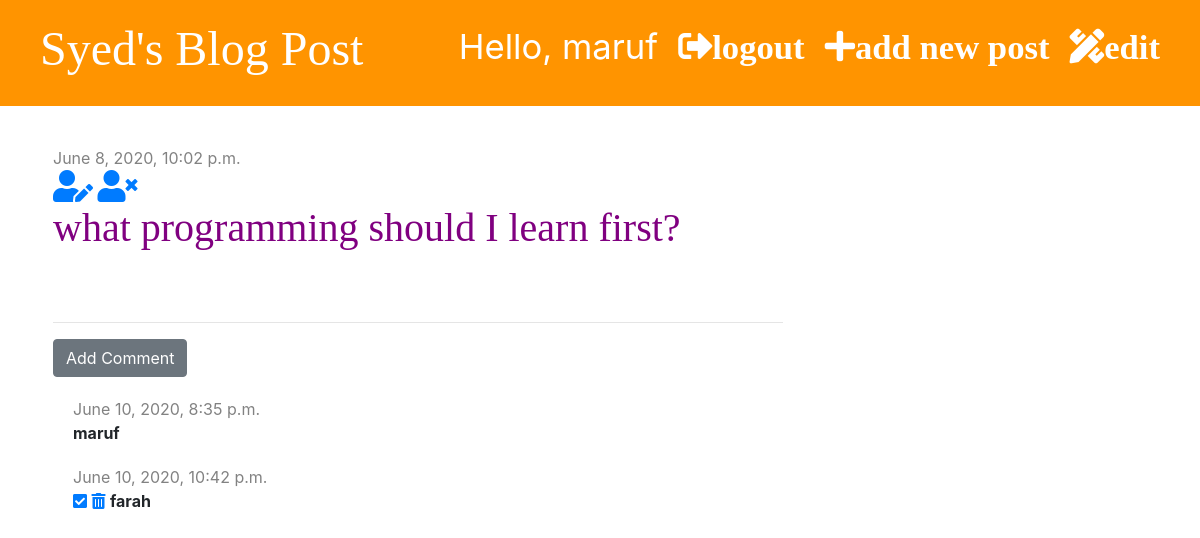
Screenshot of /post/12/ (signed in) with the database file from the repository.
### blog/models.py (models this page shows, shortened)
class Post(models.Model):
    auther=models.ForeignKey('auth.User',on_delete=models.CASCADE)
    title=models.CharField(max_length=200)
    text=models.TextField()
    created_date=models.DateTimeField(default=timezone.now)
    published_date=models.DateTimeField( blank=True, null=True)

class Comment(models.Model):
    post=models.ForeignKey('blog.Post',on_delete=models.CASCADE,related_name='comments')
    auther=models.CharField(max_length=200)
    text=models.TextField()
    created_date=models.DateTimeField(default=timezone.now)
    approved=models.BooleanField(default=False)

### blog/views.py (the view)
# urls.py: path('post/<int:pk>/',views.post_detail, name='post_detail'),
def post_detail(request,pk):
    post= get_object_or_404(Post,pk=pk)
    stuff_for_frontend={'post':post}
    return render(request,'blog/post_detail.html',stuff_for_frontend)

### blog/templatetags/markdownify.py (called while the page is built)
@register.filter
def markdown(value):
    renderer = HighlightRenderer()
    markdown = mistune.Markdown(renderer=renderer)
    return markdown(value)

### blog/templates/blog/post_detail.html (shortened to what this page needs)
{% extends 'blog/base.html'%}
{% load markdownify %}
{% block content %}
    <div class='post'>
        {% if post.published_date %}
        <div class='date'>
            {{post.published_date}}
        </div>
        {% else %}
        <a href="{% url 'post_publish' pk=post.pk %}" class='btn btn-primary'> Publish </a>
        {% endif %}
        {% if user.is_authenticated %}
        <a href="{% url 'post_edit' pk=post.pk %}"><i class="fas fa-user-edit fa-2x"></i></a>
        {% endif %}
        <a href="{% url 'post_delete' pk=post.pk %}"
        onclick="return confirm('Are you sure, you want delete the post?')"><i class="fas fa-user-times fa-2x"></i></a>
        <h1>{{post.title}}</h1>
    </div>
    <hr>
    <a href="{% url 'add_comment_to_post' pk=post.pk %}"class="btn btn-secondary">Add Comment</a>
    {% for comment in post.comments.all %}
        {% if user.is_authenticated or comment.approved %}
            <div class='comment'>
                <div class="date">
                    {{comment.created_date}}
                </div>
                {% if not comment.approved  and user.is_superuser %}
                    <a href="{% url 'comment_approve' pk=comment.pk %}"><i class="fas fa-check-square"></i></a>
                    <a href="{% url 'comment_remove' pk=comment.pk %}"><i class="fas fa-trash-alt"></i></a>
                {% endif %}
                <strong>{{comment.auther}}</strong>
            </div>
        {% endif %}
    {% empty %}
        <p>No Comments Yet...</p>
    {% endfor %}
{% endblock %}

### blog/templates/blog/base.html (shortened to what this page needs)
{% load static %}
{% load markdownify %}
<!DOCTYPE html>
<html lang="en">
<head>
    <link rel="stylesheet" href="https://stackpath.bootstrapcdn.com/bootstrap/4.5.0/css/bootstrap.min.css">
    <link rel="stylesheet" href="{% static 'css/zenburn.css' %}">
    <link rel="stylesheet" href="{% static 'css/blog.css' %}">
    <link rel="stylesheet" href="https://use.fontawesome.com/releases/v5.2.0/css/all.css">
</head>
<body>
    <div class="page-header">
    {% if user.is_authenticated %}
        <a href="{% url 'post_draft_list' %}" class="top-menu"><i class="fas fa-pencil-ruler fa-1x">edit</i></a>
        <a href="{% url 'post_new' %}" class="top-menu"><i class="fas fa-plus fa-1x">add new post</i></a>
        <a href="{% url 'logout' %}" class="top-menu"><i class="fas fa-sign-out-alt fa-1x">logout</i></a>
        <p class="top-menu"> Hello, {{user.username}} </p>
    {% else %}
        <a href="{% url 'login' %}" class="top-menu"><i class="fas fa-sign-in-alt fa-1x"></i></a>
    {% endif %}
        <h1><a href="/">Syed's Blog Post </a> </h1>
    </div>
    <div class="content container">
        <div class="row">
            <div class="col-md-8">
                {% block content %}
                {%endblock%}
            </div>
        </div>
    </div>
</body>
</html>

### blog/static/css/blog.css (style rules this page uses)
.page-header { background-color: #ff9400; margin-top: 0; padding: 20px 20px 20px 40px; }
.page-header h1, .page-header h1 a { color: #ffffff; font-size: 36pt; text-decoration: none; }
.content { margin-left: 38px; }
h1,h2,h3,h4 { font-family: 'Tangerine:bold,bolditalic','Inconsolata:italic','Droid+Sans', serif; font-size: 40px; }
.date { color: #828282; }
.post { margin-top: 40px; margin-bottom: 70px; }
.post h1,h2 a { color: #000000; }
.post h1,h2 a:visited { color: purple; }
.top-menu , .top-menu:hover { color: #ffffff; float: right; font-size: 26pt; margin-right: 20px; }
.comment { margin: 20px 0px 20px 20px; }

### rows the page displays
Post: published_date "June 8, 2020, 10:02 p.m.", title "what programming should I learn first?"
Comment: created_date "June 10, 2020, 8:35 p.m.", auther "maruf"
Comment: created_date "June 10, 2020, 10:42 p.m.", approved False (drawn), auther "farah"

### other values shown
{{ user.username }} "maruf"
